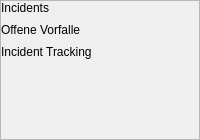
<?xml version="1.0" encoding="UTF-8"?>
<ui version="4.0">
 <class>IncidentsPanel</class>
 <widget class="QFrame" name="IncidentsPanel">
  <property name="minimumSize">
   <size>
    <width>0</width>
    <height>140</height>
   </size>
  </property>
  <property name="frameShape">
   <enum>QFrame::Shape::StyledPanel</enum>
  </property>
  <layout class="QVBoxLayout" name="mainLayout">
   <property name="leftMargin">
    <number>0</number>
   </property>
   <property name="topMargin">
    <number>0</number>
   </property>
   <property name="rightMargin">
    <number>0</number>
   </property>
   <property name="bottomMargin">
    <number>0</number>
   </property>
   <property name="spacing">
    <number>8</number>
   </property>
   <item>
    <widget class="QLabel" name="panelTitle">
     <property name="text">
      <string>Incidents</string>
     </property>
    </widget>
   </item>
   <item>
    <widget class="QLabel" name="panelStatus">
     <property name="text">
      <string>Offene Vorfalle</string>
     </property>
    </widget>
   </item>
   <item>
    <widget class="QLabel" name="panelMeta">
     <property name="text">
      <string>Incident Tracking</string>
     </property>
     <property name="wordWrap">
      <bool>true</bool>
     </property>
    </widget>
   </item>
   <item>
    <spacer name="verticalSpacer">
     <property name="orientation">
      <enum>Qt::Orientation::Vertical</enum>
     </property>
     <property name="sizeHint" stdset="0">
      <size>
       <width>20</width>
       <height>40</height>
      </size>
     </property>
    </spacer>
   </item>
  </layout>
 </widget>
 <layoutdefault spacing="6" margin="11"/>
 <resources/>
 <connections/>
</ui>
